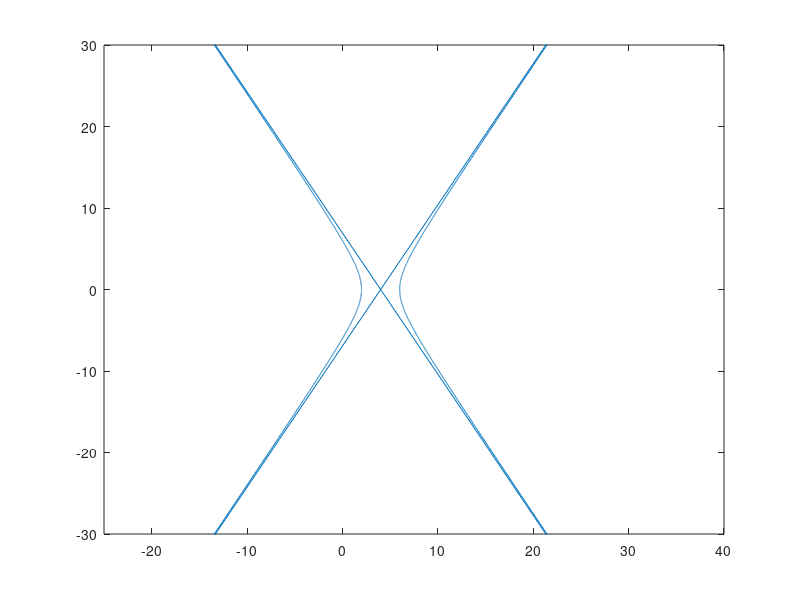

This chart was generated by the following MATLAB code:
function conic()
% Oh, god, I love just looking at it changing ~

for e = 0:0.01:2
    e
    theta = 0:0.001:2*pi;
    r = (3*e)./(1+e*cos(theta));
    x = r.*cos(theta);
    y = r.*sin(theta);
    plot(x, y);
    axis([-25, 40, -30, 30]);
    pause;
end

end
